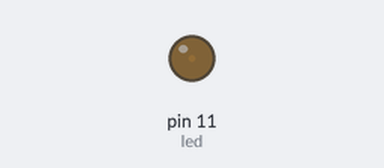
Bench run of a sketch on a simulated Arduino Uno, built with avr-gcc and run on an emulated ATmega328P. On the bench: output pins drawn as LEDs (lit = HIGH).

Above: at 0.05 s.
At 3.45 s:
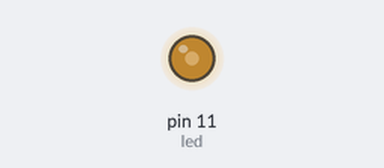
At 6.95 s:
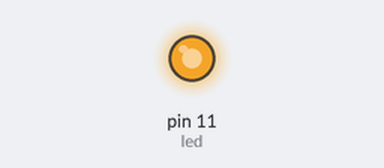
At 13.85 s:
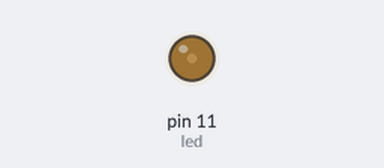
Timing chart, 0 to 19.9 s (numbered marks = the images above):
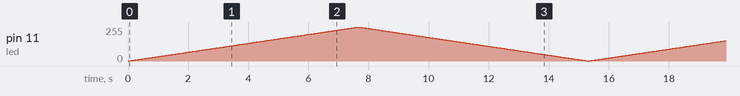

The sketch:

fade-in-fade-out.ino
```cpp
// LED ligado ao pino 11
const int led = 11;

// Variáveis do efeito
int brilho = 0;
int incremento = 1;

void setup() {
  pinMode(led, OUTPUT);
}

void loop() {
  analogWrite(led, brilho);

  brilho += incremento;

  // Quando atingir o máximo ou o mínimo, inverte a direção
  if (brilho <= 0 || brilho >= 255) {
    incremento = -incremento;
  }

  delay(30); // Controla a velocidade do efeito
}
```
